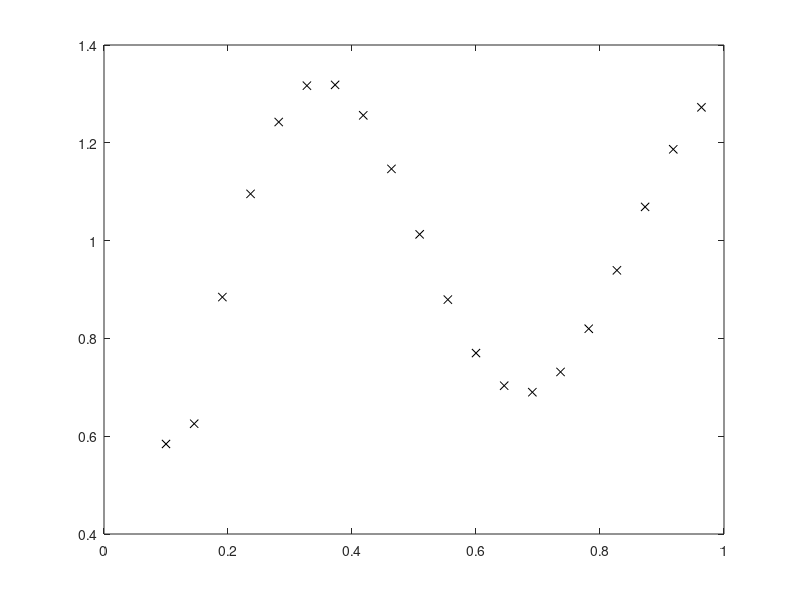

Recreate this plot in MATLAB.

x = 0.1:1/22:1;
d = (1 + 0.6*sin(2*pi*x/0.7)) + 0.3*sin(2*pi*x)/2;
plot(x,d, 'kx');

w11 = randn(1);
w12 = randn(1);
w13 = randn(1);
w14 = randn(1);
w15 = randn(1);
b11= randn(1);
b12= randn(1);
b13= randn(1);
b14= randn(1);
b15= randn(1);

w21 = randn(1);
w22 = randn(1);
w23 = randn(1);
w24 = randn(1);
w25 = randn(1);
b21= randn(1);


e = zeros(1,20);
y_final = zeros (1,20);
n= 0.1;
for i=1:length(x)
    y_1 = 1/(1+exp(-x(i)* w11 - b11));
    y_2 = 1/(1+exp(-x(i)* w12 - b12));
    y_3 = 1/(1+exp(-x(i)* w13 - b13));
    y_4 = 1/(1+exp(-x(i)* w14 - b14));
    y_5 = 1/(1+exp(-x(i)* w15 - b15));
    y_final(i) = y_1 * w21 + y_2 * w22 + y_3 * w23 + y_4 * w24 + y_5 * w25 + b21;
    
    % Errors calcualtion
    
    e(i) = d(i) - y_final(i);
    
    % Weight update
    % Output layer
    
    w21 = w21 + n * e(i)* y_1;
    w22 = w22 + n * e(i)* y_2;
    w23 = w23 + n * e(i)* y_3;
    w24 = w24 + n * e(i)* y_4;
    w25 = w25 + n * e(i)* y_5;
    b21 = b21 + n * e(i)* 1;
    
    % Hidden layer
    % deltas
    delta1 = (1/(1+exp(-x(i)*w11-b11)))*(1-1/(1+exp(-x(i)*w11-b11))) * e(i) * w21;
    delta2 = (1/(1+exp(-x(i)*w12-b12)))*(1-1/(1+exp(-x(i)*w12-b12))) * e(i) * w22;
    delta3 = (1/(1+exp(-x(i)*w13-b13)))*(1-1/(1+exp(-x(i)*w13-b13))) * e(i) * w23;
    delta4 = (1/(1+exp(-x(i)*w14-b14)))*(1-1/(1+exp(-x(i)*w14-b14))) * e(i) * w24;
    delta5 = (1/(1+exp(-x(i)*w15-b15)))*(1-1/(1+exp(-x(i)*w15-b15))) * e(i) * w25;
    
    % updating wieghts
    w11 = w11 + n * delta1 * x(i);
    w12 = w12 + n * delta2 * x(i);
    w13 = w13 + n * delta3 * x(i);
    w14 = w14 + n * delta4 * x(i);
    w15 = w15 + n * delta5 * x(i);
    
    %updating b
    b11 = b11 * n * delta1;
    b12 = b12 * n * delta2;
    b13 = b13 * n * delta3;
    b14 = b14 * n * delta4;
    b15 = b15 * n * delta5;
    
    
end

pause();
% plot(x,d, 'kx');
plot (x, y_final, 'kx');
